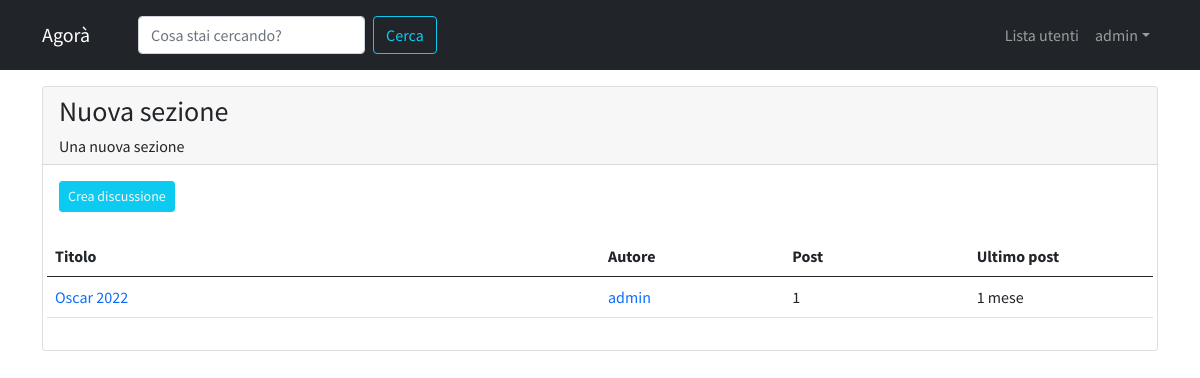
Screenshot of /forum/sezione/4/ (signed in) with the database file from the repository.
### forum/models.py (models this page shows, shortened)
class Sezione(models.Model):
    nome_sezione = models.CharField(max_length=80)
    logo_sezione = models.ImageField(blank=True, null=True)
    descrizione = models.CharField(max_length=150, blank=True, null=True)
    class Meta:
        verbose_name = "Sezione"
        verbose_name_plural = "Sezioni"

class Discussione(models.Model):
    titolo = models.CharField(max_length=120)
    data_creazione = models.DateTimeField(auto_now_add=True)
    sezione_appartenenza = models.ForeignKey(Sezione,on_delete=models.CASCADE)
    autore_discussione = models.ForeignKey(User,on_delete=models.CASCADE,related_name="discussioni")
    def get_absolute_url(self):
        return reverse("discussione_view",kwargs={"pk":self.pk})
    class Meta:
        verbose_name = "Discussione"
        verbose_name_plural = "Discussioni"

class Post(models.Model):
    contenuto = models.TextField()
    data_creazione = models.DateTimeField(auto_now_add=True)
    autore_post = models.ForeignKey(User, on_delete=models.CASCADE,related_name="posts")
    discussione = models.ForeignKey(Discussione, on_delete=models.CASCADE)
    class Meta:
        verbose_name = "Post"
        verbose_name_plural = "Posts"

### forum/views.py (the view)
# urls.py: path('sezione/<int:pk>/',visualizza_sezione,name="sezione_view"),
def visualizza_sezione(request,pk):
    sezione = get_object_or_404(Sezione,pk=pk)
    discussioni_sezione = Discussione.objects.filter(
        sezione_appartenenza = sezione
    ).order_by("-data_creazione")
    context = {
        "sezione" : sezione,
        "discussioni":discussioni_sezione,
    }
    return render(request, 'forum/singola_sezione.html',context)

### templates/forum/singola_sezione.html (shortened to what this page needs)
{% extends 'base.html' %}
    {% block content %}
        <div class="card my-3">
            <div class="card-header">
                <h3>{{ sezione.nome_sezione }}</h3>
                <h6 class="card-text">{{ sezione.descrizione }}</h6>
            </div>
            <div class="card-body">
                <a
                role="button"
                class="btn btn-sm btn-info text-light mb-2"
                href="{% url 'crea_discussione' pk=sezione.pk %}"
                >Crea discussione</a>
                <table class="table mt-3">
                    <thead>
                        <tr class="row">
                            <th class="col-lg-6 col-4">Titolo</th>
                            <th class="col-lg-2 col-3">Autore</th>
                            <th class="col-lg-2 col-2">Post</th>
                            <th class="col-lg-2 col-3">Ultimo post</th>
                        </tr>
                    </thead>
                    <tbody>
                        <tr class="row">
                            {% for discussione in discussioni %}
                                <td class="col-lg-6 col-4">
                                    <a href="{{ discussione.get_absolute_url }}">
                                        {{ discussione.titolo }}
                                    </a>
                                </td>
                                <td class="col-lg-2 col-3">
                                    <a href="{% url 'user_profile' username=discussione.autore_discussione.username %}">
                                        {{ discussione.autore_discussione }}
                                    </a>
                                </td>
                                <td class="col-lg-2 col-2">
                                    {{ discussione.post_set.count }}
                                </td>
                                <td class="col-lg-2 col-3">
                                    {{ discussione.post_set.last.data_creazione|timesince }}
                                </td>
                            {% endfor %}
                        </tr>
                    </tbody>
                </table>
            </div>
        </div>
    {% endblock content %}

### templates/base.html (shortened to what this page needs)
{% load static %}
<!doctype html>
<html lang="en">
  <head>
    <link href="https://cdn.jsdelivr.net/npm/bootstrap@5.0.2/dist/css/bootstrap.min.css" rel="stylesheet">
    <link rel="stylesheet" href="{% static 'agora.css' %}">
  </head>
  <body>
    <nav class="navbar navbar-expand-lg navbar-dark bg-dark">
      <div class="container">
        <a class="navbar-brand me-5" href="/">Agorà</a>
        <div class="collapse navbar-collapse" id="navbarSupportedContent">
          <form class="d-flex mt-2 mb-2" role="search" action="{% url 'funzione_cerca' %}">
            <input name="q" class="form-control me-2" type="search" placeholder="Cosa stai cercando?" aria-label="Search">
            <button class="btn btn-outline-info me-5" type="submit">Cerca</button>
          </form>
          <ul class="navbar-nav ms-auto">
            <li class="nav-item">
              <a class="nav-link" aria-current="page" href="{% url 'user_list' %}"> Lista utenti </a>
            </li>
            {% if request.user.is_authenticated %}
            <li class="nav-item dropdown">
              <a
              href="#"
              class="nav-link dropdown-toggle"
              id="navbarDropdown"
              role="button"
              data-bs-toggle="dropdown"
              >{{ request.user.username }}</a>
            </li>
            {% endif %}
          </ul>
        </div>
      </div>
    </nav>
    <div class="container">
        {% block content %}
        {% endblock content %}
    </div>
  </body>
</html>

### static/agora.css (style rules this page uses)
body { font-family: 'Source Sans Pro', sans-serif!important; }
a,a:hover { text-decoration:none!important; }

### rows the page displays
Sezione: nome_sezione "Nuova sezione", descrizione "Una nuova sezione"
Discussione: titolo "Oscar 2022", autore_discussione "admin", post_set.count "1", post_set.last.data_creazione "1 mese"

### other values shown
{{ request.user.username }} "admin"
